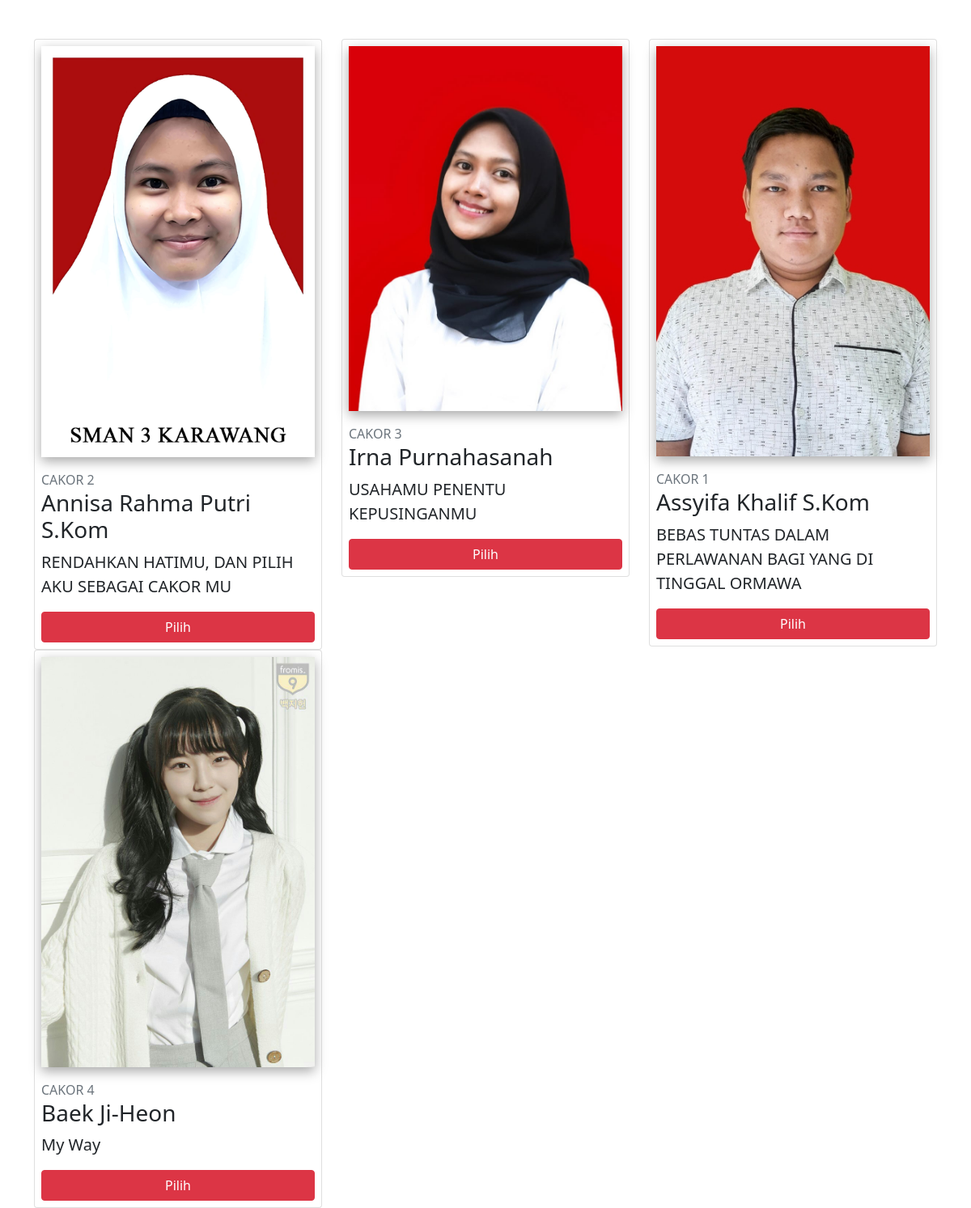
/EvotingKel8/index.php, run on the app's committed database.
### tables this page shows
CREATE TABLE `identitas` (
  `id_idt` int(12) NOT NULL,
  `id_ckr` int(12) NOT NULL,
  `nama` varchar(50) NOT NULL,
  `slogan` varchar(100) NOT NULL,
  `foto` varchar(255) NOT NULL,
  `vm` text NOT NULL
);

CREATE TABLE `cakor` (
  `id_ckr` int(12) NOT NULL,
  `nu_ckr` varchar(50) NOT NULL
);

### EvotingKel8/index.php (the view, shortened to what this page needs)
<!DOCTYPE html>
<html lang="en">
<head>
    <link href="https://cdn.jsdelivr.net/npm/bootstrap@5.1.3/dist/css/bootstrap.min.css" rel="stylesheet"
>
</head>
<body>
<div class="container mt-5">
<div class="row">
            <?php
            include 'libraries/koneksidatabase.php';
            $query = mysqli_query($koneksi, "SELECT * FROM identitas JOIN cakor ON identitas.id_ckr = cakor.id_ckr");
            foreach ($query as $data) {
            ?>
                <div class="col-md-4">
                    <div class="card p-2" >
                        <img src="back/assets/img/<?= $data['foto']?>" alt="" class="img-fluid">
                        <p class="text-secondary mt-3 mb-0">
                            <?= $data['nu_ckr'] ?>
                        </p>
                        <h3><?= $data['nama'] ?></h3>
                        <p class="lead"><?= $data['slogan'] ?></p>
                        <a href="#" class="btn btn-danger">Pilih</a>
                    </div>
                </div>
            <?php
            }
            ?>
        </div>
    </div>
</body>
</html>

### EvotingKel8/index.php (style rules this page uses)
img { transition: 0.3s; box-sizing: border-box; box-shadow: 0px 5px 14px rgb(168, 168, 168); }

### data on the page
identitas: foto (picture), id_ckr.nu_ckr "CAKOR 2", nama "Annisa Rahma Putri S.Kom", slogan "RENDAHKAN HATIMU, DAN PILIH AKU SEBAGAI CAKOR MU"
identitas: foto (picture), id_ckr.nu_ckr "CAKOR 3", nama "Irna Purnahasanah", slogan "USAHAMU PENENTU KEPUSINGANMU"
identitas: foto (picture), id_ckr.nu_ckr "CAKOR 1", nama "Assyifa Khalif S.Kom", slogan "BEBAS TUNTAS DALAM PERLAWANAN BAGI YANG DI TINGGAL ORMAWA"
identitas: foto (picture), id_ckr.nu_ckr "CAKOR 4", nama "Baek Ji-Heon", slogan "My Way"
